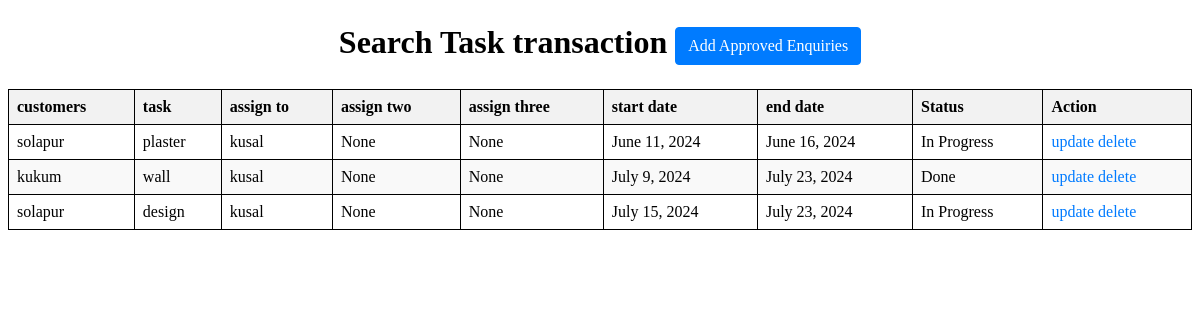
The app's page /search_tasktransaction (signed in) with its own data.
### construction/models.py (models this page shows, shortened)
class Taskttransaction(models.Model):
    progresstatus = (
        ('To Do', 'To Do'),
        ('In Progress', 'In Progress'),
        ('Done', 'Done'),
    )
    customersid = models.ForeignKey(masterdata, on_delete=models.CASCADE)
    task = models.ForeignKey(constructionlevel, on_delete=models.CASCADE)
    assign_to = models.ForeignKey(employeeregistration, on_delete=models.CASCADE)
    assign_two = models.ForeignKey(employeeregistration, on_delete=models.CASCADE, related_name='assigned_two',blank=True,null=True)
    assign_three = models.ForeignKey(employeeregistration, on_delete=models.CASCADE, related_name='assigned_three',blank=True,null=True)
    start_date = models.DateField()
    end_date = models.DateField()
    Status = models.CharField(max_length=50, choices=progresstatus, default='assign')

class masterdata(models.Model):
    customer = models.ForeignKey(approvedinquiry, on_delete=models.CASCADE)
    site = models.ForeignKey(Site, on_delete=models.CASCADE)
    created_at = models.DateTimeField(default=datetime.datetime.now)
    def __str__(self):
        return str(self.customer)

class approvedinquiry(models.Model):
    customer_name = models.ForeignKey(Client_registration, on_delete=models.CASCADE)
    employee = models.ForeignKey(employeeregistration, on_delete=models.CASCADE)
    plotarea = models.IntegerField()
    constructionarea = models.IntegerField()
    constructioncost = models.IntegerField()
    totalcost = models.IntegerField()
    worktype = models.ForeignKey(constructiontype, on_delete=models.CASCADE)
    def __str__(self):
        return str(self.customer_name)

class Client_registration(models.Model):
    client_name = models.CharField(max_length=100)
    representative_name = models.ForeignKey(employeeregistration, on_delete=models.CASCADE)
    phone_no = models.IntegerField()
    email = models.EmailField()
    site_address = models.TextField()
    inquiry_date = models.DateField()
    def __str__(self):
        return self.client_name

class constructionlevel (models.Model):
    constructionlevelname  = models.CharField(max_length=50)
    description = models.TextField()
    def __str__(self):
        return str(self.constructionlevelname)

class employeeregistration(models.Model):
    employee_name = models.CharField(max_length=50)
    employeeid = models.CharField(max_length=5, unique=True, blank=True)
    emailid = models.EmailField()
    phonenum = models.BigIntegerField()
    dateofbirth = models.DateField()
    permanentaddress = models.TextField()
    presentaddress = models.TextField()
    gender = models.CharField(max_length=15)
    bloodgroup = models.CharField(max_length=15)
    status = models.CharField(max_length=15)
    bankacnum = models.BigIntegerField()
    qualification = models.CharField(max_length=50)
    aadharcard = models.BigIntegerField()
    pancard = models.CharField(max_length=10)
    pfnum = models.CharField(max_length=22)
    pfeligibledate = models.DateField()
    licencenum = models.CharField(max_length=16)
    def __str__(self):
        return self.employee_name

### construction/middlewares.py (the view)
    def wrapped_view (request,*args,**kwargs):
        if request.user.is_authenticated==False:
            return redirect('login')
        return view_function(request,*args,**kwargs)

### construction/views.py (called while the page is built)
@auth
def search_assigntransaction(request):
    sea = Taskttransaction.objects.all()
    return render(request, "search_Taskttransaction.html", {'task': sea})

### construction/templates/search_Taskttransaction.html (shortened to what this page needs)
<!DOCTYPE html>
<html>
<head>
</head>
<body>
<h1 class="m-4 text-center">Search Task transaction <a href="/task_assignmenttran/" class="btn btn-primary">Add Approved Enquiries</a></h1>
    <table border="1">
        <thead>
            <tr>
                <th>customers</th>
                <th>task</th>
                <th>assign to</th>
                <th>assign two</th>
                <th>assign three</th>
                <th>start date</th>
                <th>end date</th>
                <th>Status</th>
                <th>Action</th>
            </tr>
        </thead>
        <tbody>
            {% for i in task %}
                <tr>
                    <td>{{ i.customersid }}</td>
                    <td>{{ i.task }}</td>
                    <td>{{ i.assign_to }}</td>
                    <td>{{ i.assign_two }}</td>
                    <td>{{ i.assign_three }}</td>
                    <td>{{ i.start_date }}</td>
                    <td>{{ i.end_date }}</td>
                    <td>{{ i.Status }}</td>
                  <td> <a href="/update_task/{{i.id}}"> update</a>
                        <a href="/delete_tasktransaction/{{i.id}}"> delete</a></td>
                </tr>
            {% endfor %}
        </tbody>
    </table>
</body>
</html>

### construction/templates/search_Taskttransaction.html (style rules this page uses)
.m-4 { margin: 1.5rem; }
.text-center { text-align: center; }
.btn { display: inline-block; font-weight: 400; color: #fff; text-align: center; vertical-align: middle; user-select: none; background-color: #007bff; border: 1px solid transparent; padding: 0.375rem 0.75rem; font-size: 1rem; line-height: 1.5; border-radius: 0.25rem; text-decoration: none; }
.btn-primary { background-color: #007bff; border-color: #007bff; }
table { width: 100%; border-collapse: collapse; margin-top: 20px; }
table, th, td { border: 1px solid black; }
th, td { padding: 8px; text-align: left; }
th { background-color: #f2f2f2; }
tr:nth-child(even) { background-color: #f9f9f9; }
a { color: #007bff; text-decoration: none; }

### records on screen
Taskttransaction: customersid "solapur", task "plaster", assign_to "kusal", assign_two "None", assign_three "None", start_date "June 11, 2024", end_date "June 16, 2024", Status "In Progress"
Taskttransaction: customersid "kukum", task "wall", assign_to "kusal", assign_two "None", assign_three "None", start_date "July 9, 2024", end_date "July 23, 2024", Status "Done"
Taskttransaction: customersid "solapur", task "design", assign_to "kusal", assign_two "None", assign_three "None", start_date "July 15, 2024", end_date "July 23, 2024", Status "In Progress"
